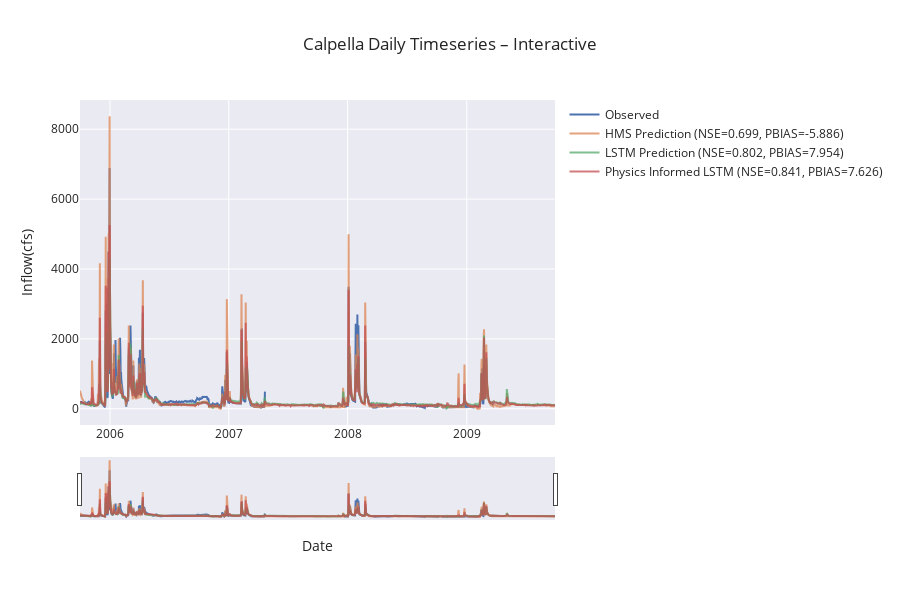

The notebook cell this image was saved under:
### Code cell
if not skip_best_model_test:
    plot_timeseries_comparison(source=(no_physics_test_csv, physics_test_csv, path_to_physics_data), title="Calpella Daily Test Timeseries – Interactive", backend="plotly", metrics=metric_list, metrics_out="calpella_daily_test_metrics.csv", ts_out="calpella_daily_test_combined_ts.csv", legend_font=12, axis_font=22)
else:
    plot_timeseries_comparison(source=combined_df, title="Calpella Daily Timeseries – Interactive", backend="plotly", metrics=metric_list, metrics_out="calpella_daily_test_metrics.csv", ts_out="calpella_daily_test_combined_ts.csv", legend_font=12, axis_font=22)

### Figure 1 — Plotly figure (JSON) as saved in the notebook; plotly's stock layout.template omitted (floating-point values rounded to 4 significant figures; data arrays with more than 128 entries replaced by an {"elided": "..."} marker saying what was removed)
{"data": [{"line": {"width": 2}, "mode": "lines", "name": "Observed", "type": "scatter", "x": {"elided": "1460 str values"}, "y": {"elided": "1460 float values"}}, {"line": {"width": 2}, "mode": "lines", "name": "HMS Prediction (NSE=0.699, PBIAS=-5.886)", "opacity": 0.75, "type": "scatter", "x": {"elided": "1460 str values"}, "y": {"elided": "1460 float values"}}, {"line": {"width": 2}, "mode": "lines", "name": "LSTM Prediction (NSE=0.802, PBIAS=7.954)", "opacity": 0.75, "type": "scatter", "x": {"elided": "1460 str values"}, "y": {"elided": "1460 float values"}}, {"line": {"width": 2}, "mode": "lines", "name": "Physics Informed LSTM (NSE=0.841, PBIAS=7.626)", "opacity": 0.75, "type": "scatter", "x": {"elided": "1460 str values"}, "y": {"elided": "1460 float values"}}], "layout": {"height": 600, "hovermode": "x unified", "legend": {"bgcolor": "rgba(0,0,0,0)", "font": {"size": 12}, "x": 1.02, "xanchor": "left", "y": 1, "yanchor": "top"}, "margin": {"r": 300}, "title": {"text": "Calpella Daily Timeseries – Interactive"}, "xaxis": {"rangeslider": {"visible": true}, "title": {"text": "Date"}, "type": "date"}, "yaxis": {"title": {"text": "Inflow(cfs)"}}}}
